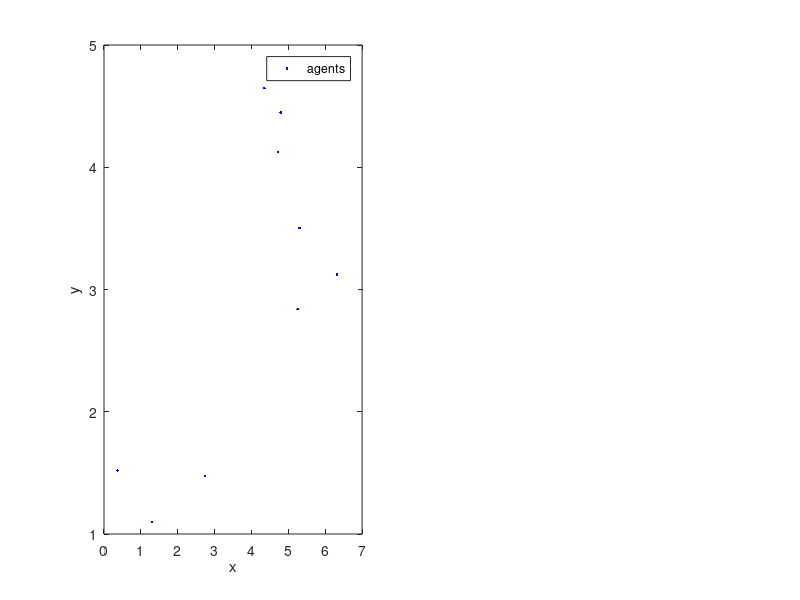

Reproduce this figure in MATLAB.
%Alex Dytso
%Date: May 21 2012
%Discription: In this code we compare two random walks with two differenct
%probability distribuitions.
%First Walk is performed according to Normal Distribution with varience 1
%Secodn Walk is performed with Uniform distribution with varience 1
% Distributions are taken to have the same varience for the comparison
% reasons 

clc, clear all, clf

t=10; % number of random walks

Point1=[0,0];% original location of the point
%Point2=[0,0];% original location of the point

%subplot(1,2,1)
plot(Point1(1),Point1(2),'o');
%plot(Point1(1),'o');
title('Random walk by one agent')
axis([-100 100 -100 100])% fixing size of the window by setting the axes limits
axis square;   % set the aspect ratio of the axes to 1
hold on 


n=1;%index. Count walks.

while n<t
    
    V11=randn*(-1)^floor(2*randn);% random jump in X with normal dist
    V21=randn*(-1)^floor(2*randn);% random jump in Y with normal dist
     
    subplot(1,2,1) 
    Point1(1)=Point1(1)+V11;% new cooridnates for Norm dist
    Point1(2)=Point1(2)+V21;
    
    %subplot(1,2,1)
    plot(Point1(1),Point1(2),'b.'); % drawing new coordinate
    legend('agents')
    ylabel('y')
    xlabel('x')
    hold on
    drawnow % graphic function
    
    pause(.2) % pause to make animation slower 
    
    
    n=n+1; %increament number of walks
end